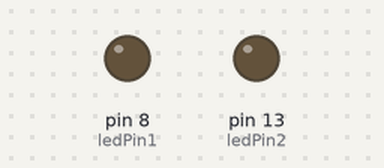
The sketch below on a simulated Arduino Uno, built with avr-gcc and run on an emulated ATmega328P. On the bench: output pins drawn as LEDs (lit = HIGH). Dashed ring = blinking.

Above: at 0.4 s.
At 2.6 s:
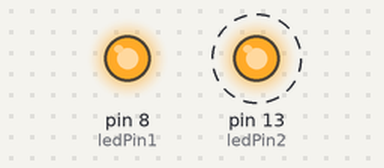
At 5.1 s:
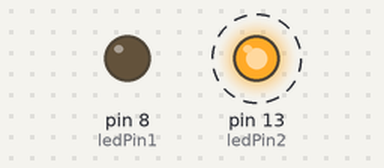
Timing chart, 0 to 5.4 s (numbered marks = the images above):
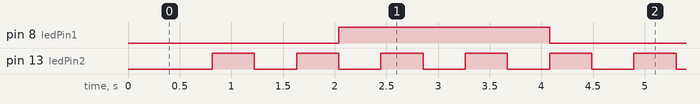

Measured:
- by itself, pin 8 (ledPin1): alternates HIGH for 2.0 s and LOW for 2.0 s
- by itself, pin 13 (ledPin2): alternates HIGH for 0.41 s and LOW for 0.41 s

The sketch:

interrupt.ino
```cpp
/*
   Timer interrupt
   (timer speed (Hz)) = (Arduino clock speed (16MHz)) / prescaler
*/

const int ledPin1 = 8;
static byte state1 = LOW;

const int ledPin2 = 13;
static byte state2 = HIGH;

//
typedef enum {
  TIMER_0,
  TIMER_1,
  TIMER_2,
  TIMER_NUMBER
} timer_idx_t;

//
typedef enum {
  ACTIVE,
  DISACTIVE,
  EXPIRED,
  UNEXPIRED,
  INVALID
} timer_state_t;

class SwTimer {
    timer_state_t state;
    uint32_t ticks;
  public:
    SwTimer(uint32_t);
    ~SwTimer(void);

    timer_state_t setState(timer_state_t);
    timer_state_t getState(void);
    uint32_t getTicks(void);
    void setTicks(uint32_t);

    timer_state_t isTimeOut(void);
    friend void process(SwTimer*);
};

//
timer_state_t SwTimer::setState(timer_state_t newState) {
  if (newState == ACTIVE || newState == DISACTIVE) {
    this->state = newState;
    return this->state;
  }
  return INVALID;
}

//
timer_state_t SwTimer::getState(void) {
  return this->state;
}

//
uint32_t SwTimer::getTicks(void) {
  return this->ticks;
}

//
void SwTimer::setTicks(uint32_t t) {
  this->ticks = t;
}

//
SwTimer::SwTimer(uint32_t t) {
  this->state = ACTIVE;
  this->ticks = t;
}

//
SwTimer::~SwTimer(void) {
  this->state = DISACTIVE;
  this->ticks = 0;
}

//
timer_state_t SwTimer::isTimeOut(void) {
  if (getState() == ACTIVE) {
    return getTicks() ? UNEXPIRED : EXPIRED;
  }
  return INVALID;
}

//
void process(SwTimer* swT) {
  if (swT->state == ACTIVE) {
    if (swT->ticks != 0) {
      swT->ticks--;
    }
  }
}

static SwTimer *timer0 = new SwTimer(250);
static SwTimer *timer1 = new SwTimer(50);

// SETUP
void setup() {
  //set up TIMER2
  pinMode(ledPin1, OUTPUT);
  pinMode(ledPin2, OUTPUT);
  TIMSK2 |= (1 << TOIE2);                       //timer interrupt enable
  TCCR2B |= (1 << CS22) | (1 << CS20);          //prescaler = 125 KHz (timer speed = 8us)


}

//MAIN LOOP
void loop() {
  if (timer0->isTimeOut() == EXPIRED) {
    timer0->setTicks(250);
    state1 = !state1;
    digitalWrite(ledPin1, state1);
  }

  if (timer1->isTimeOut() == EXPIRED) {
    timer1->setTicks(50);
    state2 = !state2;
    digitalWrite(ledPin2, state2);
  }
}

//
ISR(TIMER2_OVF_vect) {
  static int counter = 1;
  if (!counter--) {
    counter = 1;
    process(timer0);
    process(timer1);
  }
}
```
